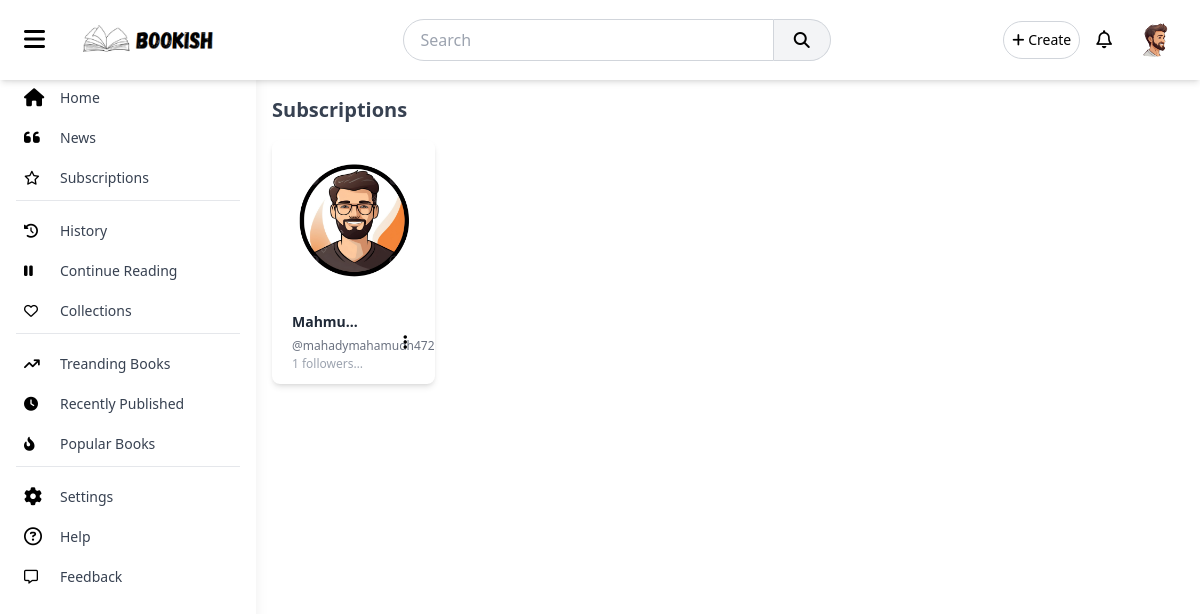
Page /subscriptions (signed in) on the committed database.
### accounts/models.py (models this page shows, shortened)
class UserProfile(models.Model):
    user = models.OneToOneField(User, on_delete=models.CASCADE)
    full_name = models.CharField(max_length=100, blank=True, null=True)
    bio = models.TextField(blank=True, null=True)
    profile_picture = models.ImageField(upload_to='profile_pics/', default='profile_pics/default.png')
    created_at = models.DateTimeField(auto_now_add=True)
    updated_at = models.DateTimeField(auto_now=True)

class UserFollow(models.Model):
    follower = models.ForeignKey(User, on_delete=models.CASCADE, related_name="following_users")
    following = models.ForeignKey(User, on_delete=models.CASCADE, related_name="followers_users")
    followed_at = models.DateTimeField(auto_now_add=True)
    from_book = models.ForeignKey(Book, on_delete=models.SET_NULL, null=True, blank=True, related_name="followed_from_book")
    class Meta:
        unique_together = ('follower', 'following')  # Prevent duplicate follows

### main/views.py (the view)
# urls.py: path('subscriptions', views.subscriptions, name="subscriptions"),
def subscriptions(request):
    return render(request, 'main/subscriptions.html')

### main/context_processors.py (called while the page is built)
def notifications(request):
    if request.user.is_authenticated:
        return {'notifications': Notification.objects.filter(user=request.user).order_by('-created_at')[:5]}
    else:
        return Notification.objects.none()

### templates/main/subscriptions.html (shortened to what this page needs)
{% extends 'base.html' %}
{% load static %}
{% block content %}
<h2 class="text-xl font-bold text-gray-700 mb-4">
    Subscriptions
</h2>
<div class="grid grid-cols-1 sm:grid-cols-2 md:grid-cols-3 lg:grid-cols-5 gap-6">
    {% if user.following_users.all %}
    {% for entry in user.following_users.all %}
    <div class="bg-white shadow-md rounded-lg overflow-hidden cursor-pointer"
        onclick="location.href=`{% url 'main:profile' entry.following.username %}`">
            <img alt="Book Thumbnail" class="m-auto sm:h-40 sm:w-40"
                src="{{ entry.following.userprofile.profile_picture.url }}" />
        <div class="p-1 my-2">
            <div class="flex gap-2 justify-between mx-4 items-center">
                <div class="max-w-[60%]">
                    <h3 class="text-sm  font-bold truncate text-gray-800">
                        {{entry.following.userprofile.full_name}}
                    </h3>
                    <a href="" class="text-xs text-gray-500 hover:text-blue-400">
                        @{{entry.following.username}}
                    </a>
                    <p class="text-xs text-gray-400 truncate">
                        1 followers, 2 books published
                    </p>
                </div>
                <div>
                    <button class="p-2" onclick="event.stopPropagation()">
                        <i class="fa fa-ellipsis-vertical">
                        </i>
                    </button>
                </div>
            </div>
        </div>
    </div>
    {% endfor %}
    {% else %}
    No subscription yet.
    {% endif %}
</div>
{% endblock %}

### templates/components/profile_menu.html (shortened to what this page needs)
<div class="relative">
    <button class="dropdownButton p-2 rounded-full hover:bg-gray-200">
        <img src="{{user.userprofile.profile_picture.url}}" class="h-10 w-10 rounded-full" alt="">
    </button>
</div>

### rows in the picture
UserFollow: following.userprofile.profile_picture (picture), following.userprofile.full_name "Mahmu…", following.username "mahadymahamudh472"
